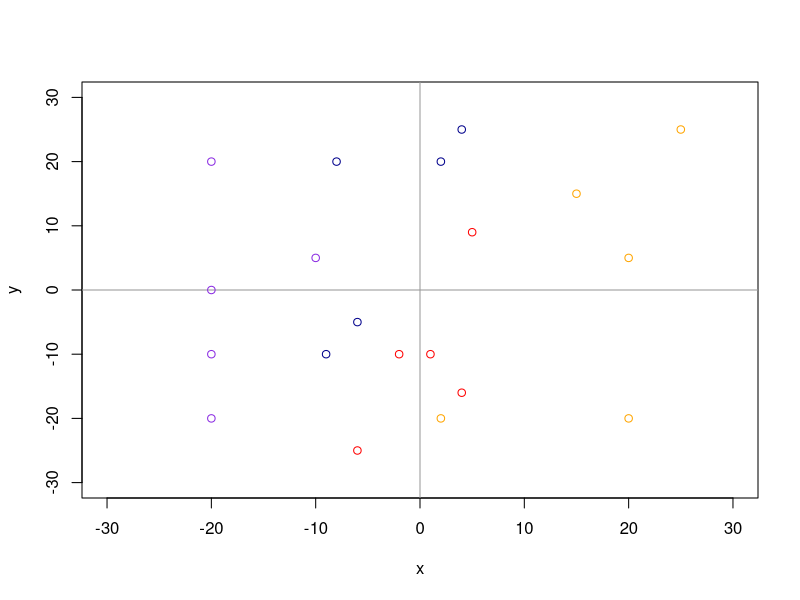

Recreate this plot in R. (Note: this script raises an error after producing the figure.)
#Script for single perceptron with two dendrites

setClass("perceptron", slots = list(weights="matrix", shift="numeric", activationFunction="function"))

classificate <- function (inputs, perceptron) {
  a <- perceptron@weights %*% inputs + perceptron@shift
  y <- perceptron@activationFunction(a)
  
  return (y)
}

traineePerceptron <- function (xCords, yCords, teacherValues, activationFunction) {
  #amount of learning points
  n <- length(xCords)

  #Create matrix of sets to teach percepton from x and y cords.
  dendritesMatrix <- matrix(ncol = n, nrow = 0)
  dendritesMatrix <- rbind(dendritesMatrix, xCords, deparse.level = 0)
  dendritesMatrix <- rbind(dendritesMatrix, yCords, deparse.level = 0)
  
  #Randomly find entry values for input weights in <0,1> range.
  weights <- runif(2)
  #Randomly find entry value for shift value in <0,1> range.
  shift <- runif(1)
  
  
  repeat {
    wasError <- 0;
    
    #For each epoch 
    
    for (epoch in 1:n) {
      repeat {
        #Get x and y cords of <epoch> point and transpose to 2 rows and 1 column matrix
        dendrites <- t(t(dendritesMatrix[,epoch]))
        #Find value of vectored multiplication of weights and dendrites incremented by shift
        a <- weights %*% dendrites + shift
        #Find activation function value for result of operation above
        y <- activationFunction(a)
        #Check, if the result value of activation function is equal pattern value
        error <- teacherValues[epoch] - y
        if (error == 0) { #If error equals 0 go forward to the next epoch
          break
        } else { #If error different from 0, then teach perceptron by modyfication of weights and shift value
          shift <- shift + error
          weights <- weights + error %*% t(dendrites)
          wasError <- 1
        }
      } 
    }
    if (wasError == 0) {
      break;
    }
  }
  
  perceptron <- new("perceptron", weights = weights, shift = shift, 
                   activationFunction = activationFunction)
  return (perceptron)
}

addPoint <- function (x, y, perceptron) {
  color <- "orange"
  if (classificate(c(x, y), perceptron) == 1) {
    color <- "blueviolet"
  }
  points(x, y, col = color)
}

activationFunction <- function (a) {
  if (a < 0) {
    return (0)
  } 
  return (1)
}

xTraineeCordsVector <- c(-8, 2, 4, -9, -6, 5, -2, 1, -6, 4)
yTraineeCordsVector <- c(20, 20, 25, -10, -5, 9, -10, -10, -25, -16)
teacherVector <- c(1, 1, 1, 1, 1, 0, 0, 0, 0, 0)
perceptron <- traineePerceptron(xTraineeCordsVector, yTraineeCordsVector, teacherVector, activationFunction)

plot(-30:30, -30:30, xlab = "x", ylab = "y", type = "n")
points(xTraineeCordsVector[1:5], yTraineeCordsVector[1:5], col = "blue4")
points(xTraineeCordsVector[6:10], yTraineeCordsVector[6:10], col = "red")
abline(h = 0, v = 0, col = "gray60")

addPoint(2, -20, perceptron)
addPoint(20, 5, perceptron)
addPoint(15, 15, perceptron)
addPoint(-10, 5, perceptron)
addPoint(-20, -20, perceptron)
addPoint(20, -20, perceptron)
addPoint(-20, 20, perceptron)
addPoint(25, 25, perceptron)
addPoint(-20, -10, perceptron)
addPoint(-20, 0, perceptron)

abline(a = -b/perceptron@weights[1], b = -perceptron@shift)


#po forze uczącym sprawdzić jeszcze raz, czy ciągle dla każdego punktu błąd równy 0 